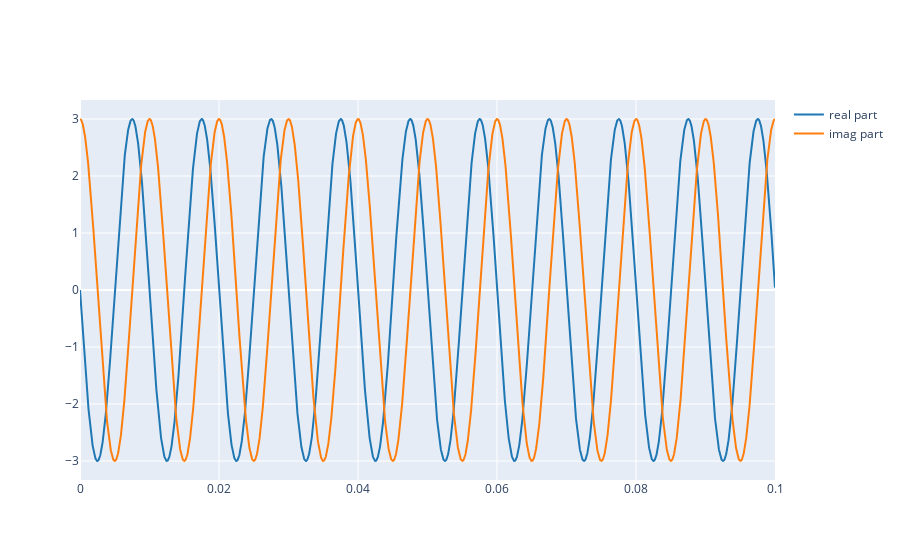

The notebook cell saved with this chart:
### Code cell
plot_signals([np.real(x), np.imag(x)], fs, name=['real part', 'imag part'])

### Figure 1 — Plotly figure (JSON) as saved in the notebook; plotly's stock layout.template omitted (floating-point values rounded to 4 significant figures; data arrays with more than 128 entries replaced by an {"elided": "..."} marker saying what was removed)
{"data": [{"line": {"color": "#1f77b4", "shape": "linear"}, "mode": "lines", "name": "real part", "type": "scatter", "x": {"elided": "4410 float values"}, "y": {"elided": "4410 float values"}}, {"line": {"color": "#ff7f0e", "shape": "linear"}, "mode": "lines", "name": "imag part", "type": "scatter", "x": {"elided": "4410 float values"}, "y": {"elided": "4410 float values"}}], "layout": {}}
